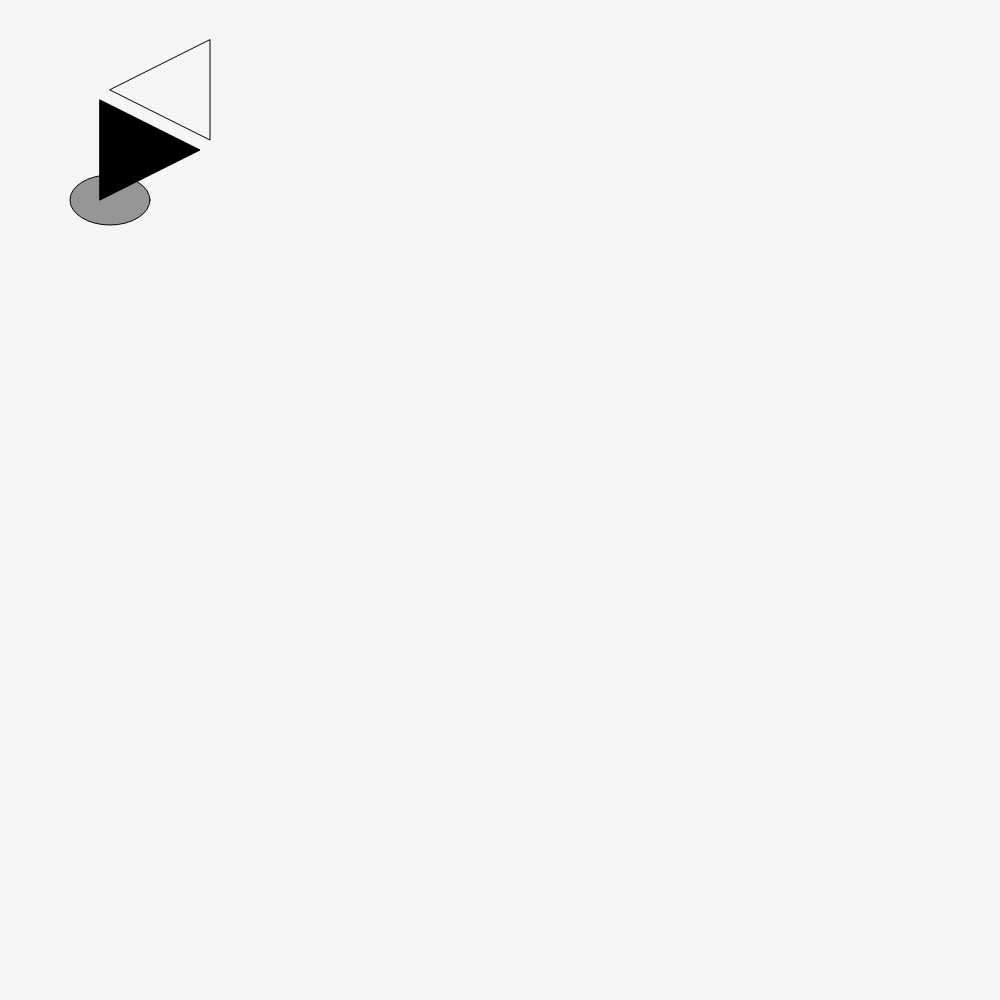
Frame 1 (no input)
Frame 60 (no input): identical to frame 1, image omitted
Frame 120 (the mouse pressed at the canvas centre since frame 60): identical to frame 1, image omitted

The p5.js sketch that drew this single still picture (run headless with seeded random() and noise() and a simulated clock; from frame 60 on, the mouse is pressed at the canvas centre):

// p5.js sketch
// ── sketch.js
function setup() {
  createCanvas(1000, 1000);
}

function draw() {
  background(245);

  fill(150)
  ellipse(110,200,80,50)

  fill('black')
  triangle(100,100,200,150,100,200);

  noFill()
  triangle(110,90,210,140,210,40);
}
